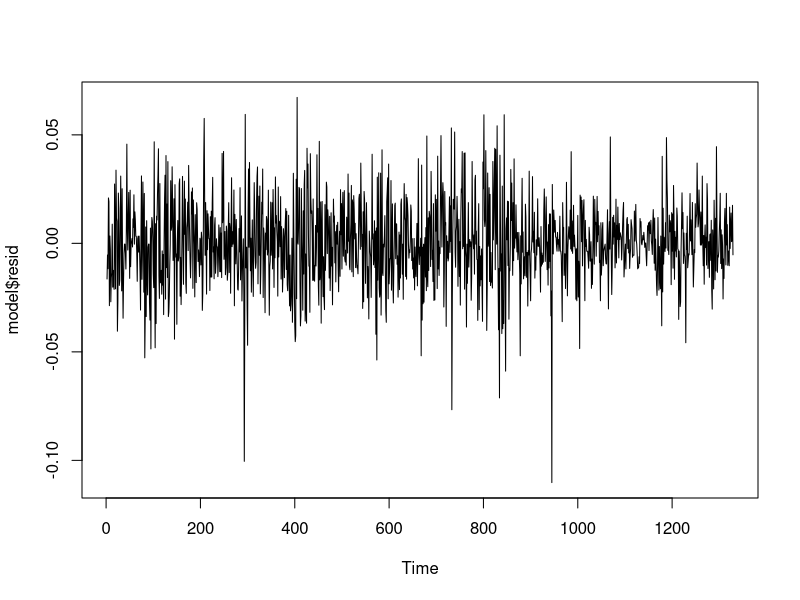

Here is the R script that generated this plot:
library(dplyr)
library(tseries)

# change working directory
frame_files <- lapply(sys.frames(), function(x) x$ofile)
frame_files <- Filter(Negate(is.null), frame_files)
setwd(dirname(frame_files[[length(frame_files)]]))

# convert char-code "nkf -w --overwrite filename"
df <- read.csv("data/7201.T.csv", header = T)
names(df) <- c("Date", "Open", "High", "Low", "Close", "Volume", "Adjusted")
df$Date <- df$Date %>% as.Date()

df <- df %>% filter(Date > as.Date('2010/01/01'))
df.zoo <- zoo::zoo(df$Close, order.by = df$Date)
close <- ts(df.zoo) # to time-series

adf.test(close)
# Augmented Dickey-Fuller Test
#
# data:  close
# Dickey-Fuller = -2.6838, Lag order = 10, p-value = 0.2889
# alternative hypothesis: stationary

PP.test(close)
# Phillips-Perron Unit Root Test
#
# data:  close
# Dickey-Fuller = -2.8926, Truncation lag parameter = 7, p-value = 0.2005

close.diff <- diff(log(close))

adf.test(close.diff)
# Augmented Dickey-Fuller Test
#
# data:  close.diff
# Dickey-Fuller = -11.138, Lag order = 10, p-value = 0.01
# alternative hypothesis: stationary

PP.test(close.diff)
# Phillips-Perron Unit Root Test
#
# data:  close.diff
# Dickey-Fuller = -35.791, Truncation lag parameter = 7, p-value = 0.01

# AR model
model <- ar(close.diff, aic = TRUE, method = "ols")

model$order
 #[1] 0

model$x.mean
# [1] 0.0003618929

plot(model$resid)

# Eval
tseries::jarque.bera.test(model$resid[7:200])
# Jarque Bera Test
#
# data:  model$resid[7:200]
# X-squared = 0.90988, df = 2, p-value = 0.6345

Box.test(model$resid[7:200], lag = 30)
# Box-Pierce test
#
# data:  model$resid[7:200]
# X-squared = 23.125, df = 30, p-value = 0.8101

# Prediction
prediction <- predict(model, tail(close.diff, n = 1), n.ahead = 1)
# $pred
# Time Series:
# Start = 2 
# End = 2 
# Frequency = 1 
# [1] 0.0003618929

# $se
# Time Series:
# Start = 2 
# End = 2 
# Frequency = 1 
# [1] 0.01885173
